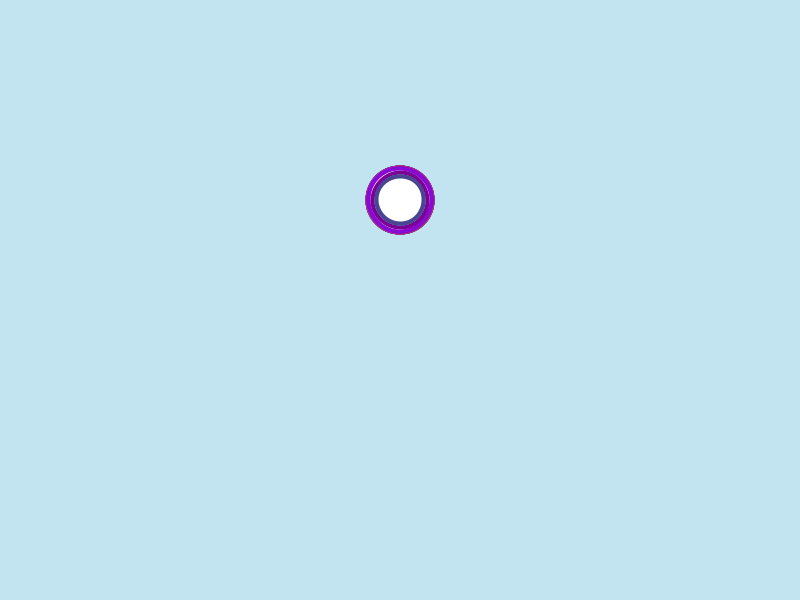
Frame 1 (no input)
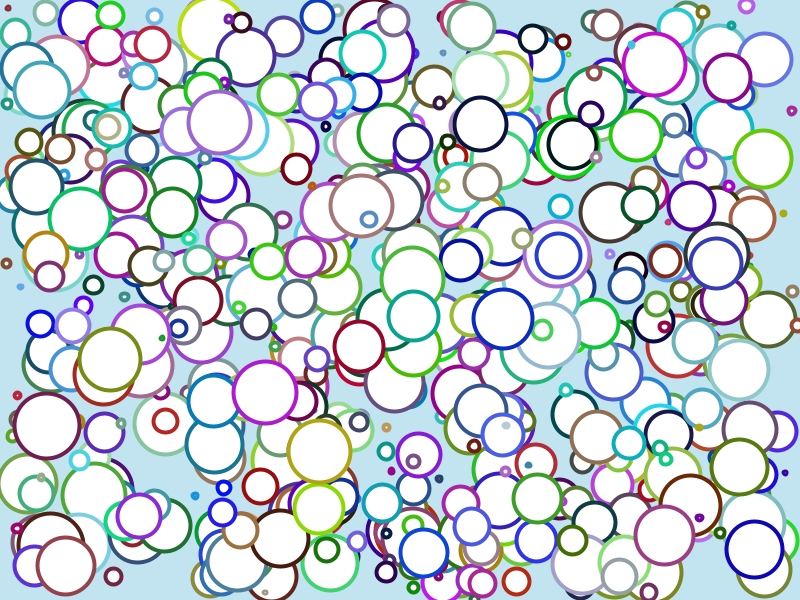
Frame 60 (the mouse pressed at the canvas centre just before this capture)
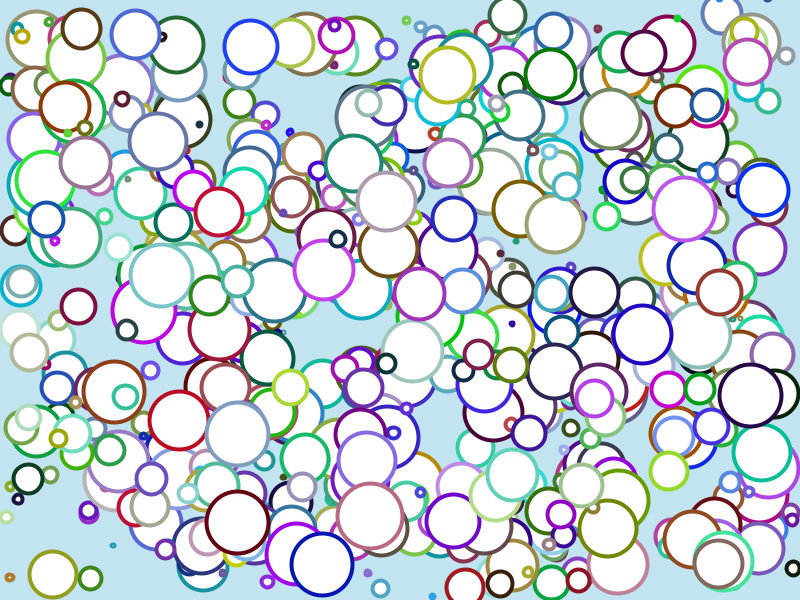
Frame 120 (the mouse held since frame 60 and released just before this capture)

The Processing sketch that drew these frames (run headless with seeded random() and noise(); from frame 60 on, the mouse is pressed at the canvas centre):

// Processing sketch: LotsOfBalls
// ── LotsOfBalls.pde
int count = 666;




//declare + initialize arrays arrays
float [] x = new float [count]; 
float [] y = new float [count];
float [] velX = new float [count];
float [] velY = new float [count];
float [] diam = new float [count];


void setup() {
  //set size of canvas
  size(800, 600);
  //make lots of balls
  int i = 0;
  while (i < count) {
    //initialize variables
    x[i] = width/2;
    y[i] = height/3;
    diam [i] = random(2, 65);
    velX[i] = random(-15, 15);
    velY[i] = random(-20, 20);
    i ++;
  }
}

void draw() {
  //draw background to cover previous frame
  background(194, 228, 240);
  //draw ball
  int i = 0;
  while (i < count) {
    stroke(random(194), random(228), random(240)); //gives ball random stroke
    strokeWeight(4); // makes stroke thicker
    ellipse(x[i], y[i], diam[i], diam[i]);

    //add velocity to position
    x[i] += velX[i];
    y[i] += velY[i];

    //bounce ball if it hits walls
    if (x[i] + diam[i]/2 >= width) {
      velX[i] = -abs(velX[i]);    //if the ball hits the right wall, assign x velocity the negative version of itself
    } else if (x[i] - diam[i]/2 <= 0) {
      velX[i] = abs(velX[i]);     //if the ball hits the left wall, assign x velocity the positive version of itself
    }
    if (y[i] + diam[i]/2 >= height) {
      velY[i] = -abs(velY[i]);
    } else if (y[i] - diam[i]/2 <= 0) {
      velY[i] = abs(velY[i]);
    }
    i ++;
  }
}
